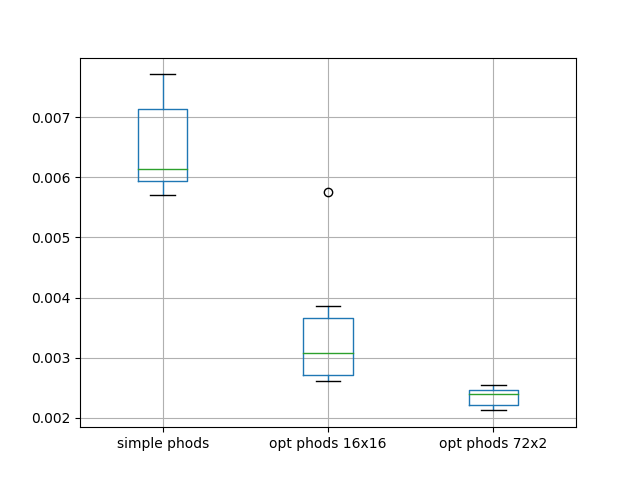

Write Python code to recreate this figure.
#!/usr/bin/python3

import sys
import time
from subprocess import check_output
import csv

if __name__ == '__main__':
    iterations = 10

    with open('phods.csv', mode='w') as csvfile:
        filewriter = csv.writer(csvfile, delimiter=',',
                            quotechar='"', quoting=csv.QUOTE_MINIMAL)

        filewriter.writerow(['simple phods', 'opt phods 16x16',
                                            'opt phods 72x2'])

        for i in range(iterations):
            cmd = ['./' + "phods"]
            value = float(check_output(cmd).decode())

            cmd = ['./' + "phods_opt"]
            value_opt = float(check_output(cmd).decode())

            cmd = ['./' + "phods_opt_2dimensions", str(72), str(2)]
            value_opt_2 = float(check_output(cmd).decode())

            filewriter.writerow([value, value_opt, value_opt_2])

    import pandas
    import matplotlib.pyplot as plt
    data = pandas.read_csv('phods.csv', sep=',')
    data.boxplot(column=['simple phods', 'opt phods 16x16', 'opt phods 72x2'])
    plt.show()
